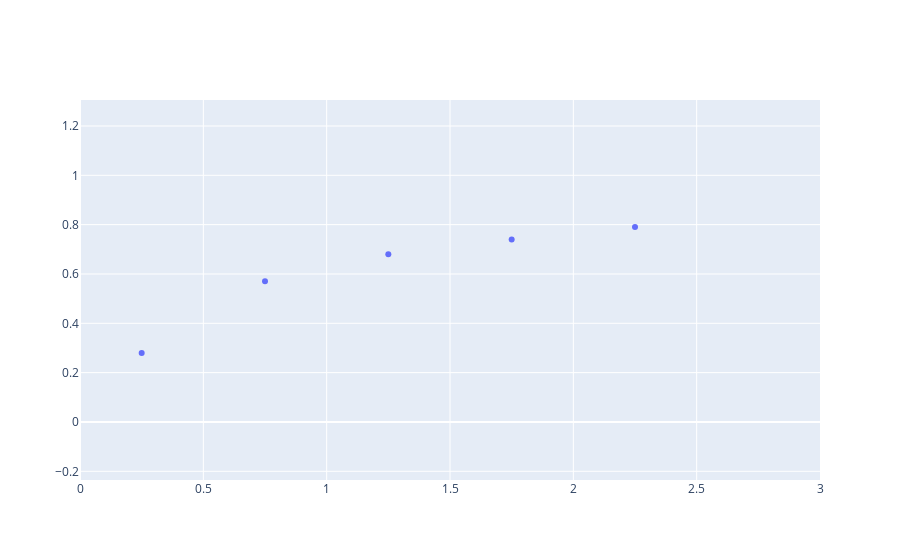

Write notebook code for a chart like this one.
### Markdown cell above
#### Exemplo:

Ajuste a função $f(x; a_0, a_1) = a_0(1-e^{-a_1 x})$ aos dados

\begin{align*}
x &= [0.25, 0.75, 1.25, 1.75, 2.25]\\
y &= [0.28, 0.57, 0.68, 0.74, 0.79]
\end{align*}

Use aproximações iniciais de $a_0 = 1.0 \text { e } a_1 = 1.0$ para os parâmetros. Observe que, para
essas aproximações, a soma inicial dos quadrados dos resíduos é $0.0248$.

**Resolução:**

Primeiro vamos plotar os dados

### Code cell
x = np.array([0.25, 0.75, 1.25, 1.75, 2.25])
y = np.array([0.28, 0.57, 0.68, 0.74, 0.79])

fig = go.Figure()

fig.add_scatter(x=x, y=y, mode='markers')
fig.update_xaxes(
    scaleanchor = "y",
    range = [0, 3],constrain="domain",
    )

### Figure 1 — Plotly figure (JSON) as saved in the notebook; plotly's stock layout.template omitted (floating-point values rounded to 4 significant figures)
{"data": [{"mode": "markers", "type": "scatter", "x": [0.25, 0.75, 1.25, 1.75, 2.25], "y": [0.28, 0.57, 0.68, 0.74, 0.79]}], "layout": {"xaxis": {"constrain": "domain", "range": [0, 3], "scaleanchor": "y"}}}
